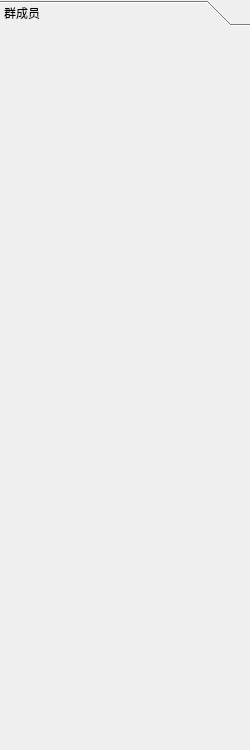
<?xml version="1.0" encoding="UTF-8"?>
<ui version="4.0">
 <class>DialogList</class>
 <widget class="QWidget" name="DialogList">
  <property name="geometry">
   <rect>
    <x>0</x>
    <y>0</y>
    <width>250</width>
    <height>750</height>
   </rect>
  </property>
  <property name="windowTitle">
   <string>Form</string>
  </property>
  <layout class="QVBoxLayout" name="verticalLayout_2">
   <property name="leftMargin">
    <number>0</number>
   </property>
   <property name="topMargin">
    <number>0</number>
   </property>
   <property name="rightMargin">
    <number>0</number>
   </property>
   <property name="bottomMargin">
    <number>0</number>
   </property>
   <item>
    <widget class="QToolBox" name="toolBox">
     <property name="minimumSize">
      <size>
       <width>0</width>
       <height>0</height>
      </size>
     </property>
     <property name="currentIndex">
      <number>0</number>
     </property>
     <widget class="QWidget" name="page_2">
      <property name="geometry">
       <rect>
        <x>0</x>
        <y>0</y>
        <width>250</width>
        <height>720</height>
       </rect>
      </property>
      <attribute name="label">
       <string>群成员</string>
      </attribute>
      <layout class="QVBoxLayout" name="verticalLayout">
       <property name="spacing">
        <number>7</number>
       </property>
       <property name="leftMargin">
        <number>0</number>
       </property>
       <property name="topMargin">
        <number>0</number>
       </property>
       <property name="rightMargin">
        <number>0</number>
       </property>
       <property name="bottomMargin">
        <number>0</number>
       </property>
       <item>
        <widget class="QWidget" name="widget" native="true">
         <layout class="QVBoxLayout" name="vLayout">
          <property name="leftMargin">
           <number>0</number>
          </property>
          <property name="topMargin">
           <number>0</number>
          </property>
          <property name="rightMargin">
           <number>0</number>
          </property>
          <property name="bottomMargin">
           <number>0</number>
          </property>
         </layout>
        </widget>
       </item>
      </layout>
     </widget>
    </widget>
   </item>
  </layout>
 </widget>
 <resources/>
 <connections/>
</ui>
